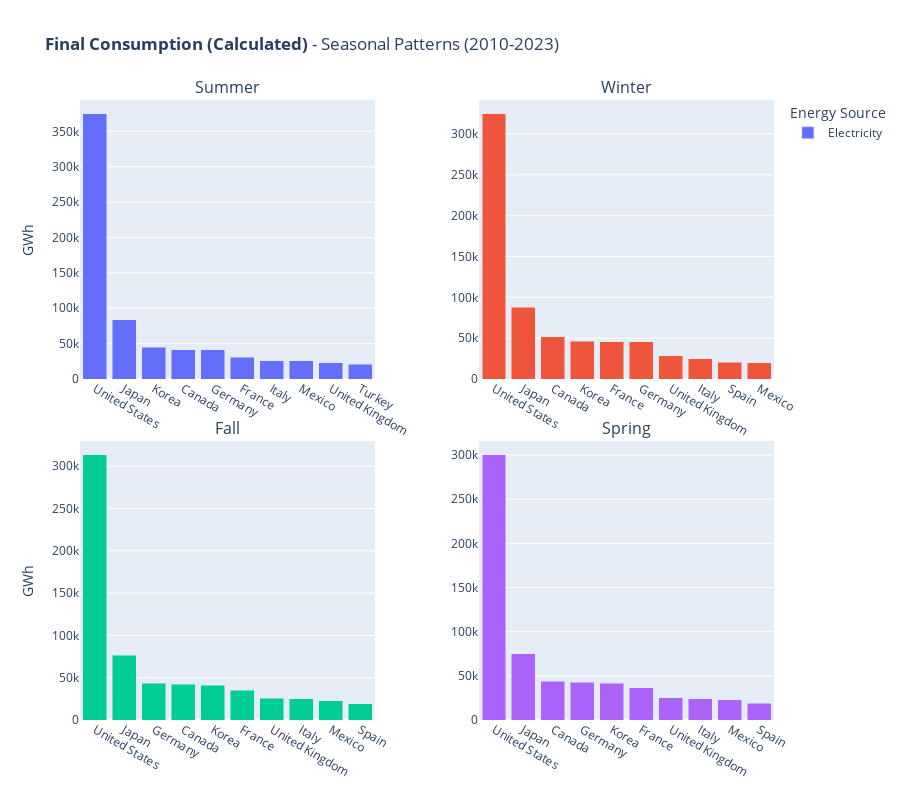

The code cell stored with this chart in its notebook:
### Code cell
# Analyze final consumption for 2020-2023 in Summer and Winter
fig = plot_seasonal_trend(
    df=df,
    parameter='Final Consumption (Calculated)',
    seasons=['Summer', 'Winter','Fall','Spring'],
    years=(2010, 2023),
    n_countries=10
)
fig.show()

### Figure 1 — Plotly figure (JSON) as saved in the notebook; plotly's stock layout.template omitted (floating-point values rounded to 4 significant figures)
{"data": [{"hovertemplate": "<b>Electricity</b><br>Country: %{x}<br>Avg Consumption: %{y:,.1f} GWh<br><extra></extra>", "legendgroup": "Electricity", "name": "Electricity", "showlegend": true, "type": "bar", "x": ["United States", "Japan", "Korea", "Canada", "Germany", "France", "Italy", "Mexico", "United Kingdom", "Turkey"], "xaxis": "x", "y": [374500.0, 83950.0, 44620.0, 41050.0, 41020.0, 30890.0, 25960.0, 25490.0, 23040.0, 21050.0], "yaxis": "y"}, {"hovertemplate": "<b>Electricity</b><br>Country: %{x}<br>Avg Consumption: %{y:,.1f} GWh<br><extra></extra>", "legendgroup": "Electricity", "name": "Electricity", "showlegend": false, "type": "bar", "x": ["United States", "Japan", "Canada", "Korea", "France", "Germany", "United Kingdom", "Italy", "Spain", "Mexico"], "xaxis": "x2", "y": [324600.0, 88070.0, 52030.0, 46220.0, 45730.0, 45590.0, 28390.0, 25070.0, 20650.0, 20070.0], "yaxis": "y2"}, {"hovertemplate": "<b>Electricity</b><br>Country: %{x}<br>Avg Consumption: %{y:,.1f} GWh<br><extra></extra>", "legendgroup": "Electricity", "name": "Electricity", "showlegend": false, "type": "bar", "x": ["United States", "Japan", "Germany", "Canada", "Korea", "France", "United Kingdom", "Italy", "Mexico", "Spain"], "xaxis": "x3", "y": [313300.0, 76260.0, 43210.0, 42520.0, 41230.0, 35260.0, 25660.0, 24850.0, 22540.0, 19390.0], "yaxis": "y3"}, {"hovertemplate": "<b>Electricity</b><br>Country: %{x}<br>Avg Consumption: %{y:,.1f} GWh<br><extra></extra>", "legendgroup": "Electricity", "name": "Electricity", "showlegend": false, "type": "bar", "x": ["United States", "Japan", "Canada", "Germany", "Korea", "France", "United Kingdom", "Italy", "Mexico", "Spain"], "xaxis": "x4", "y": [300100.0, 75270.0, 44110.0, 42980.0, 41490.0, 36480.0, 25390.0, 23950.0, 22880.0, 19120.0], "yaxis": "y4"}], "layout": {"annotations": [{"font": {"size": 16}, "showarrow": false, "text": "Summer", "x": 0.2125, "xanchor": "center", "xref": "paper", "y": 1, "yanchor": "bottom", "yref": "paper"}, {"font": {"size": 16}, "showarrow": false, "text": "Winter", "x": 0.7875, "xanchor": "center", "xref": "paper", "y": 1, "yanchor": "bottom", "yref": "paper"}, {"font": {"size": 16}, "showarrow": false, "text": "Fall", "x": 0.2125, "xanchor": "center", "xref": "paper", "y": 0.45, "yanchor": "bottom", "yref": "paper"}, {"font": {"size": 16}, "showarrow": false, "text": "Spring", "x": 0.7875, "xanchor": "center", "xref": "paper", "y": 0.45, "yanchor": "bottom", "yref": "paper"}], "barmode": "stack", "height": 800, "hovermode": "x unified", "legend": {"title": {"text": "Energy Source"}}, "title": {"text": "<b>Final Consumption (Calculated)</b> - Seasonal Patterns (2010-2023)"}, "xaxis": {"anchor": "y", "domain": [0, 0.425]}, "xaxis2": {"anchor": "y2", "domain": [0.575, 1]}, "xaxis3": {"anchor": "y3", "domain": [0, 0.425]}, "xaxis4": {"anchor": "y4", "domain": [0.575, 1]}, "yaxis": {"anchor": "x", "domain": [0.55, 1], "title": {"text": "GWh"}}, "yaxis2": {"anchor": "x2", "domain": [0.55, 1]}, "yaxis3": {"anchor": "x3", "domain": [0, 0.45], "title": {"text": "GWh"}}, "yaxis4": {"anchor": "x4", "domain": [0, 0.45]}}}
